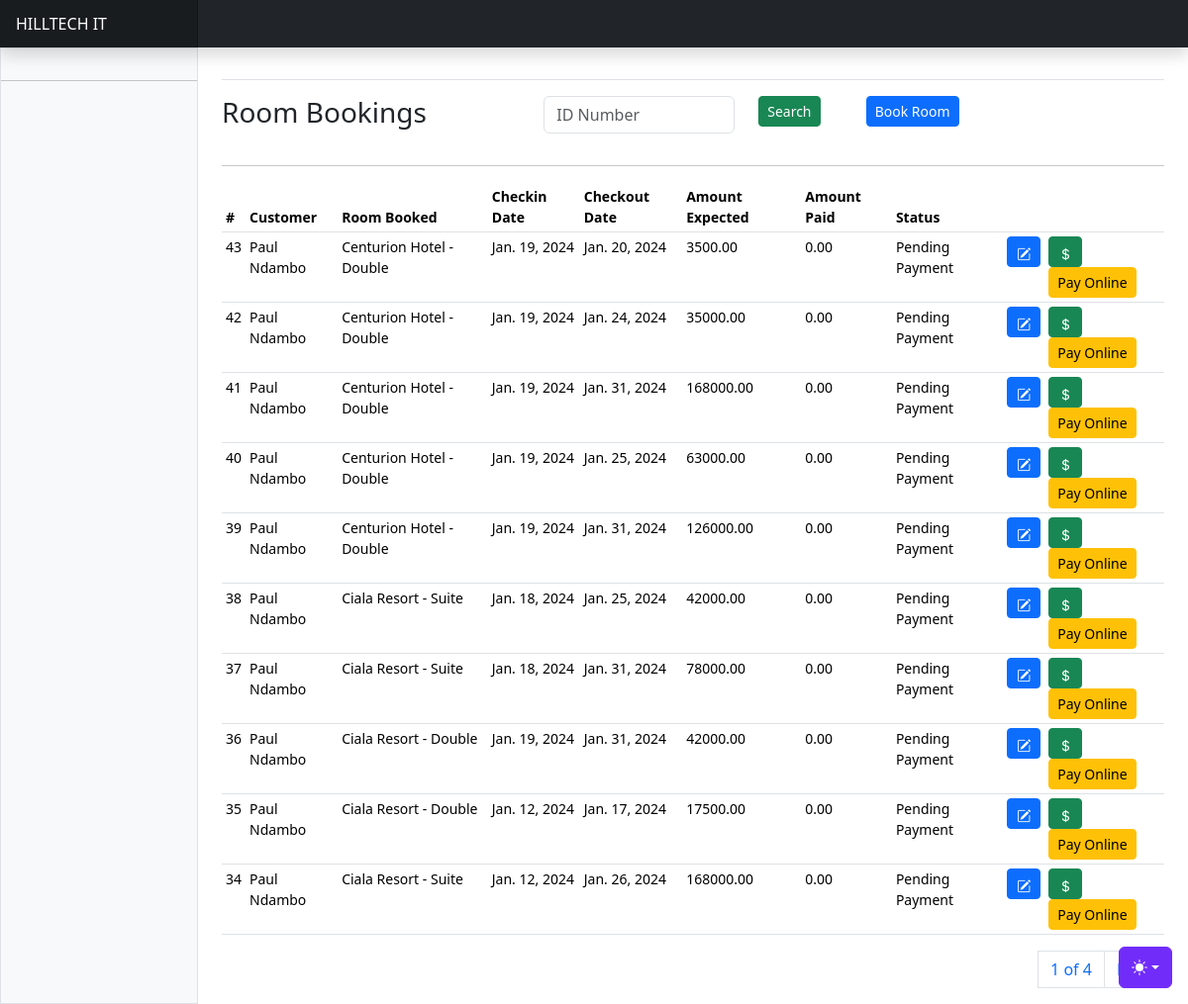
The app's page /bookings/, older data.
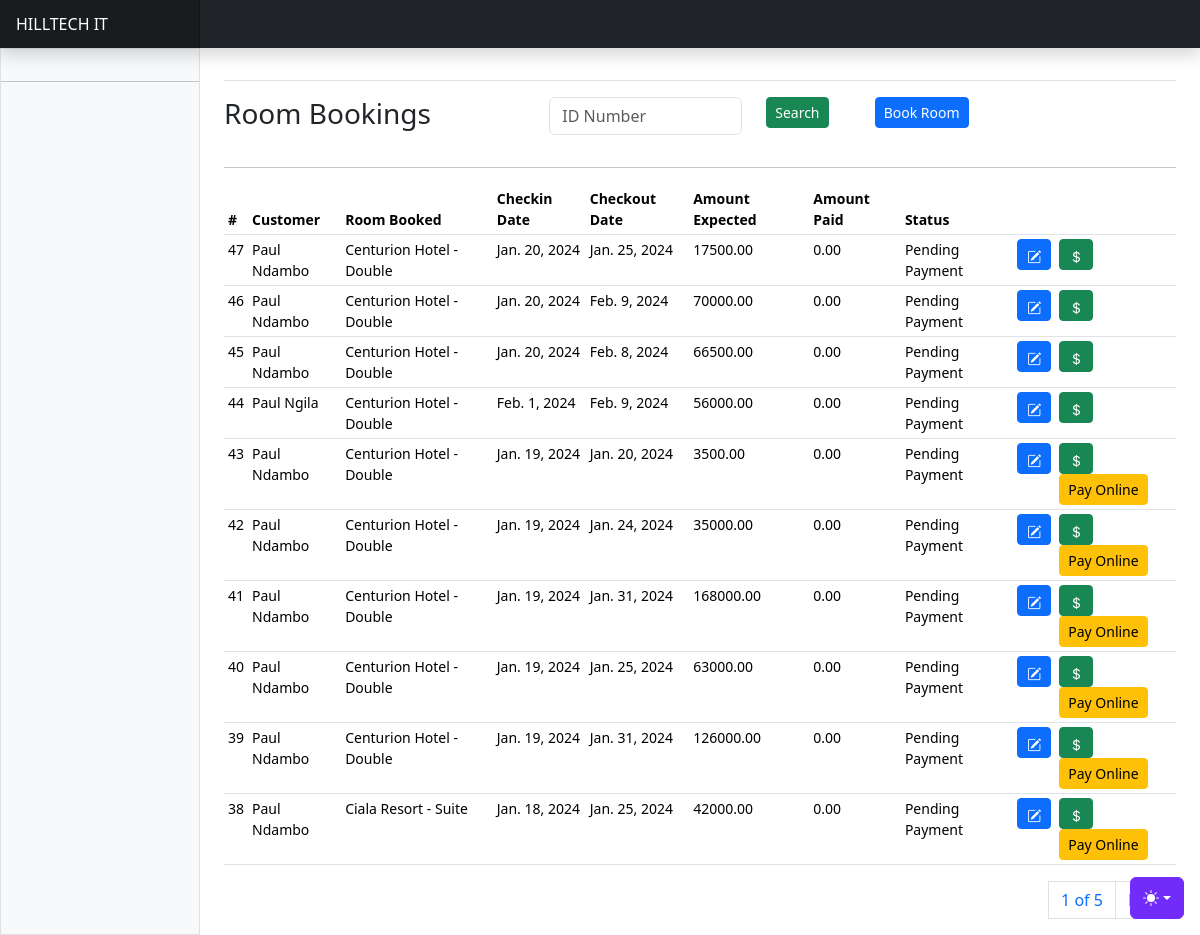
The same page, newer data.
### apps/bookings/models.py (models this page shows, shortened)
class RoomBooking(AbstractBaseModel):
    user = models.ForeignKey("users.User", on_delete=models.CASCADE, related_name="customerbookings")
    room = models.ForeignKey("property.PropertyRoom", on_delete=models.SET_NULL, null=True, related_name="roombookings")
    booked_from = models.DateField()
    booked_to = models.DateField()
    amount_expected = models.DecimalField(max_digits=100, decimal_places=2, default=0)
    amount_paid = models.DecimalField(max_digits=100, decimal_places=2)
    days_booked = models.IntegerField(default=0)
    fully_paid = models.BooleanField(default=False)
    rooms_booked = models.IntegerField(default=1)
    payment_link = models.URLField(null=True)
    tx_ref = models.CharField(max_length=255, null=True)
    transaction_id = models.CharField(max_length=255, null=True)
    is_over = models.BooleanField(default=False)
    status = models.CharField(
        max_length=255,
        null=True,
        default="Pending Payment",
        choices=BOOKING_STATUS_CHOICES,
    )
    payment_notif_send = models.BooleanField(default=False)
    notif_send = models.BooleanField(default=False)

### apps/users/models.py (models this page shows, shortened)
class User(AbstractUser, AbstractBaseModel):
    role = models.CharField(choices=ROLE_CHOICES, max_length=32, null=True)
    phone_number = models.CharField(max_length=255, null=True)
    id_number = models.CharField(max_length=255, null=True)
    gender = models.CharField(max_length=255, null=True, choices=GENDER_CHOICES)
    date_of_birth = models.DateField(null=True)
    city = models.CharField(max_length=255, null=True)
    country = models.CharField(max_length=255, null=True)
    address = models.CharField(max_length=255, null=True)
    token = models.CharField(null=True, max_length=255)
    token_expiration_date = models.DateTimeField(null=True)
    activation_date = models.DateTimeField(null=True)
    position = models.CharField(
        max_length=255, choices=STAFF_POSITION_CHOICES, null=True
    )
    def name(self):
        return f"{self.first_name} {self.last_name}"

### apps/property/models.py (models this page shows, shortened)
class PropertyRoom(AbstractBaseModel):
    property = models.ForeignKey(Property, on_delete=models.CASCADE, related_name="propertyrooms")
    room_type = models.CharField(max_length=255, choices=ROOM_TYPES, null=True)
    rooms_number = models.IntegerField(default=0)
    occupancy_capacity = models.PositiveIntegerField(null=True)
    amenities = models.JSONField(default=list)
    view = models.CharField(max_length=255, choices=VIEW_CHOICES, blank=True, null=True)
    smoking_room = models.BooleanField(default=False)
    accessibility_features = models.BooleanField(default=False)
    rate = models.DecimalField(max_digits=10, decimal_places=2, default=0)
    check_in_time = models.TimeField(null=True)
    check_out_time = models.TimeField(null=True)
    available = models.BooleanField(default=True)
    status = models.CharField(
        max_length=255, choices=ROOM_STATUS_CHOICES, default="Available"
    )  # Available, Reserved, Canceled, etc
    booked = models.IntegerField(default=0)
    charge_per_night = models.DecimalField(max_digits=100, decimal_places=2, default=0)

class Property(AbstractBaseModel):
    owner = models.ForeignKey("users.User", on_delete=models.SET_NULL, null=True, related_name="listedproperties")
    name = models.CharField(max_length=255)
    location = models.CharField(max_length=255)
    city = models.CharField(max_length=255)
    country = models.CharField(max_length=255)
    property_type = models.CharField(max_length=255, choices=PROPERTY_TYPE_CHOICES)
    address = models.CharField(max_length=255)
    contact_number = models.CharField(max_length=255)
    email = models.EmailField(null=True)
    cost = models.DecimalField(max_digits=100, decimal_places=2, default=0, null=True)
    number_of_rooms = models.IntegerField(default=0, null=True)
    capacity = models.IntegerField(default=0)
    profile_image = models.ImageField(upload_to="property_images/", null=True)
    approval_status = models.CharField(
        max_length=255, default="Pending", choices=APPROVAL_CHOICES
    )
    children_allowed = models.IntegerField(default=0)
    adults_allowed = models.IntegerField(default=0)
    amenities = models.JSONField(default=list)
    pets_allowed = models.BooleanField(default=True)
    smoking_allowed = models.BooleanField(default=True)

### apps/bookings/views.py (the view)
# urls.py: path("bookings/", include("apps.bookings.urls")),
def bookings(request):
    bookings = RoomBooking.objects.all().order_by("-created")
    paginator = Paginator(bookings, 10)
    page_number = request.GET.get("page")
    page_obj = paginator.get_page(page_number)
    context = {"bookings": bookings, "page_obj": page_obj}
    return render(request, "booking/bookings.html", context)

### templates/booking/bookings.html (shortened to what this page needs)
{% extends "base.html" %}
{% block content %}
<div class="row">
    <div class="col-4">
        <h3>Room Bookings</h3>
    </div>
    <div class="col-4">
        <form method="POST">
            <div class="input-group mb-3">
              <div class="row">
                <div class="col-8">
                  <input type="text" class="form-control" id="reg_number" name="reg_number" placeholder="ID Number" >
                </div>
                <div class="col-4">
                  <button class="btn btn-success btn-sm">Search</button>
                </div>
              </div>
            </div>
          </form>
    </div>
    <div class="col-4">
        <a href="{% url 'properties' %}" class="btn btn-primary btn-sm">Book Room</a>
    </div>
</div>
<hr/>
      <div class="table-responsive small">
        <table class="table table-sm">
          <thead>
            <tr>
              <th scope="col">#</th>
              <th scope="col">Customer</th>
              <th scope="col">Room Booked</th>
              <th scope="col">Checkin Date</th>
              <th scope="col">Checkout Date</th>
              <th scope="col">Amount Expected</th>
              <th scope="col">Amount Paid</th>
              <th scope="col">Status</th>
              <th scope="col" colspan="3"></th>
            </tr>
          </thead>
          <tbody>
            {% for booking in page_obj %}
            <tr>
              <td>{{booking.id}}</td>
              <td>{{booking.user.name}}</td>
              <td>{{booking.room.property.name}} - {{booking.room.room_type}}</td>
              <td>{{booking.booked_from}}</td>
              <td>{{booking.booked_to}}</td>
              <td>{{booking.amount_expected}}</td>
              <td>{{booking.amount_paid}}</td>
              <td>{{booking.status}}</td>
              <td>
                <a class="btn btn-primary btn-sm" data-bs-toggle="modal" data-bs-target="#editBookingModal{{ booking.id }}">
                    <i class="bi bi-pencil-square"></i>
                </a>
              </td>
              <td>
                {% if booking.amount_paid == booking.amount_expected %}
                {% else %}
                <a class="btn btn-success btn-sm" data-bs-toggle="modal" data-bs-target="#payBookingModal{{ booking.id }}">
                    <i class="bi bi-currency-dollar"></i>
                </a>
                {% if booking.payment_link %}
                <a href="{{booking.payment_link}}" class="btn btn-warning btn-sm">Pay Online</a>
                {% endif %}
                {% endif %}
              </td>
            </tr>
            {% endfor %}
          </tbody>
        </table>
        <div>
          <nav aria-label="Page navigation example">
            <ul class="pagination justify-content-end">
              <a class="page-link" href="#">{{ page_obj.number }} of {{ page_obj.paginator.num_pages }}</a>
              {% if page_obj.has_next %}
              <li class="page-item"><a class="page-link" href="?page={{ page_obj.next_page_number }}">Next</a></li>
              {% endif %}
            </ul>
          </nav>
        </div>
      </div>
{% endblock content %}

Row changes from the older to the newer data that the page shows:
no longer on this page (row unchanged): RoomBooking: id "37", user.name "Paul Ndambo", room.property.name "Ciala Resort", room.room_type "Suite", booked_from "Jan. 18, 2024", booked_to "Jan. 31, 2024", amount_expected "78000.00", amount_paid "0.00", status "Pending Payment"
no longer on this page (row unchanged): RoomBooking: id "36", user.name "Paul Ndambo", room.property.name "Ciala Resort", room.room_type "Double", booked_from "Jan. 19, 2024", booked_to "Jan. 31, 2024", amount_expected "42000.00", amount_paid "0.00", status "Pending Payment"
no longer on this page (row unchanged): RoomBooking: id "35", user.name "Paul Ndambo", room.property.name "Ciala Resort", room.room_type "Double", booked_from "Jan. 12, 2024", booked_to "Jan. 17, 2024", amount_expected "17500.00", amount_paid "0.00", status "Pending Payment"
no longer on this page (row unchanged): RoomBooking: id "34", user.name "Paul Ndambo", room.property.name "Ciala Resort", room.room_type "Suite", booked_from "Jan. 12, 2024", booked_to "Jan. 26, 2024", amount_expected "168000.00", amount_paid "0.00", status "Pending Payment"
added RoomBooking: id "47", user.name "Paul Ndambo", room.property.name "Centurion Hotel", room.room_type "Double", booked_from "Jan. 20, 2024", booked_to "Jan. 25, 2024", amount_expected "17500.00", amount_paid "0.00", status "Pending Payment"
added RoomBooking: id "46", user.name "Paul Ndambo", room.property.name "Centurion Hotel", room.room_type "Double", booked_from "Jan. 20, 2024", booked_to "Feb. 9, 2024", amount_expected "70000.00", amount_paid "0.00", status "Pending Payment"
added RoomBooking: id "45", user.name "Paul Ndambo", room.property.name "Centurion Hotel", room.room_type "Double", booked_from "Jan. 20, 2024", booked_to "Feb. 8, 2024", amount_expected "66500.00", amount_paid "0.00", status "Pending Payment"
added RoomBooking: id "44", user.name "Paul Ngila", room.property.name "Centurion Hotel", room.room_type "Double", booked_from "Feb. 1, 2024", booked_to "Feb. 9, 2024", amount_expected "56000.00", amount_paid "0.00", status "Pending Payment"
Text that changed along with them:
{{ page_obj.paginator.num_pages }}: "4" → "5"
